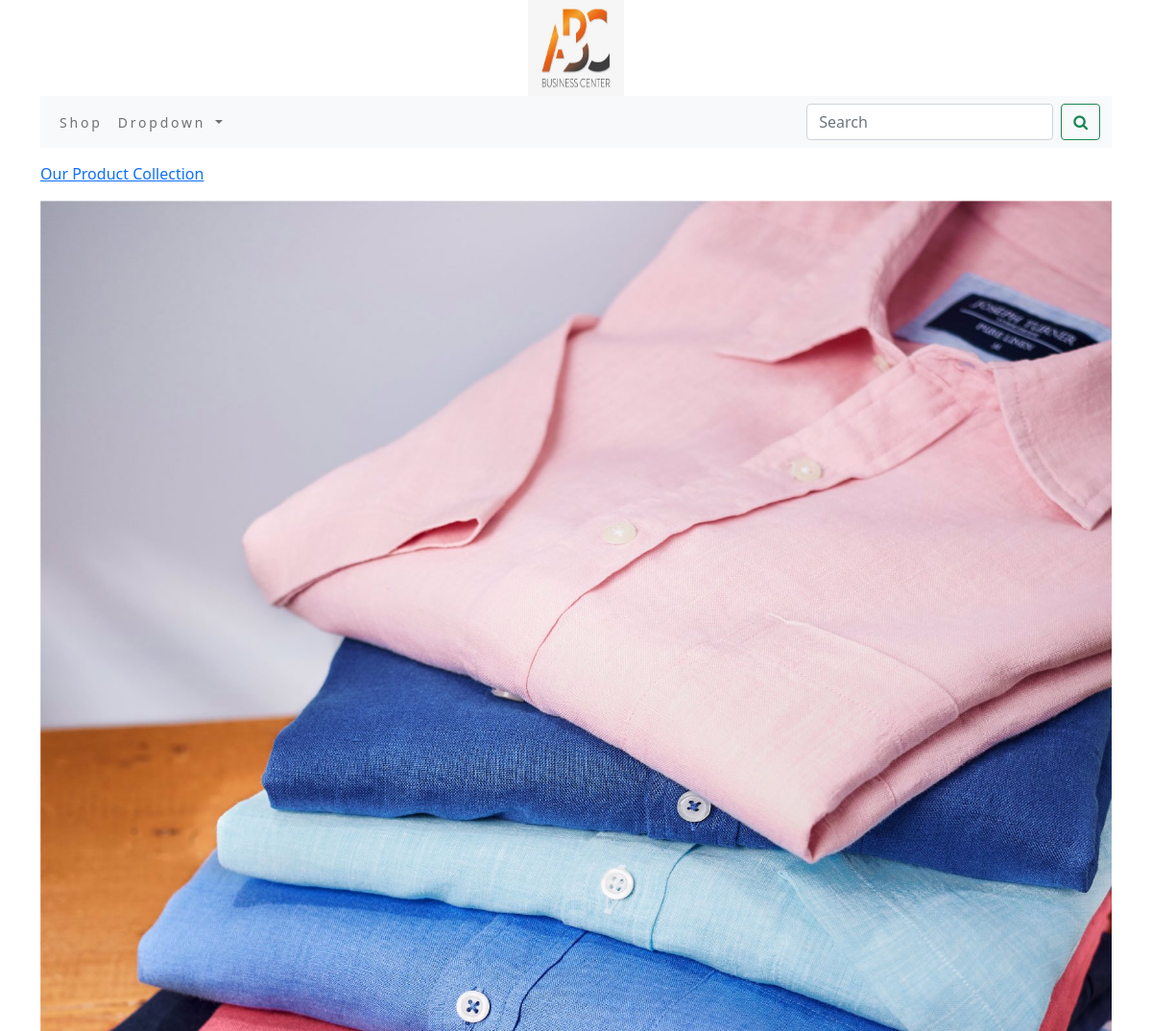
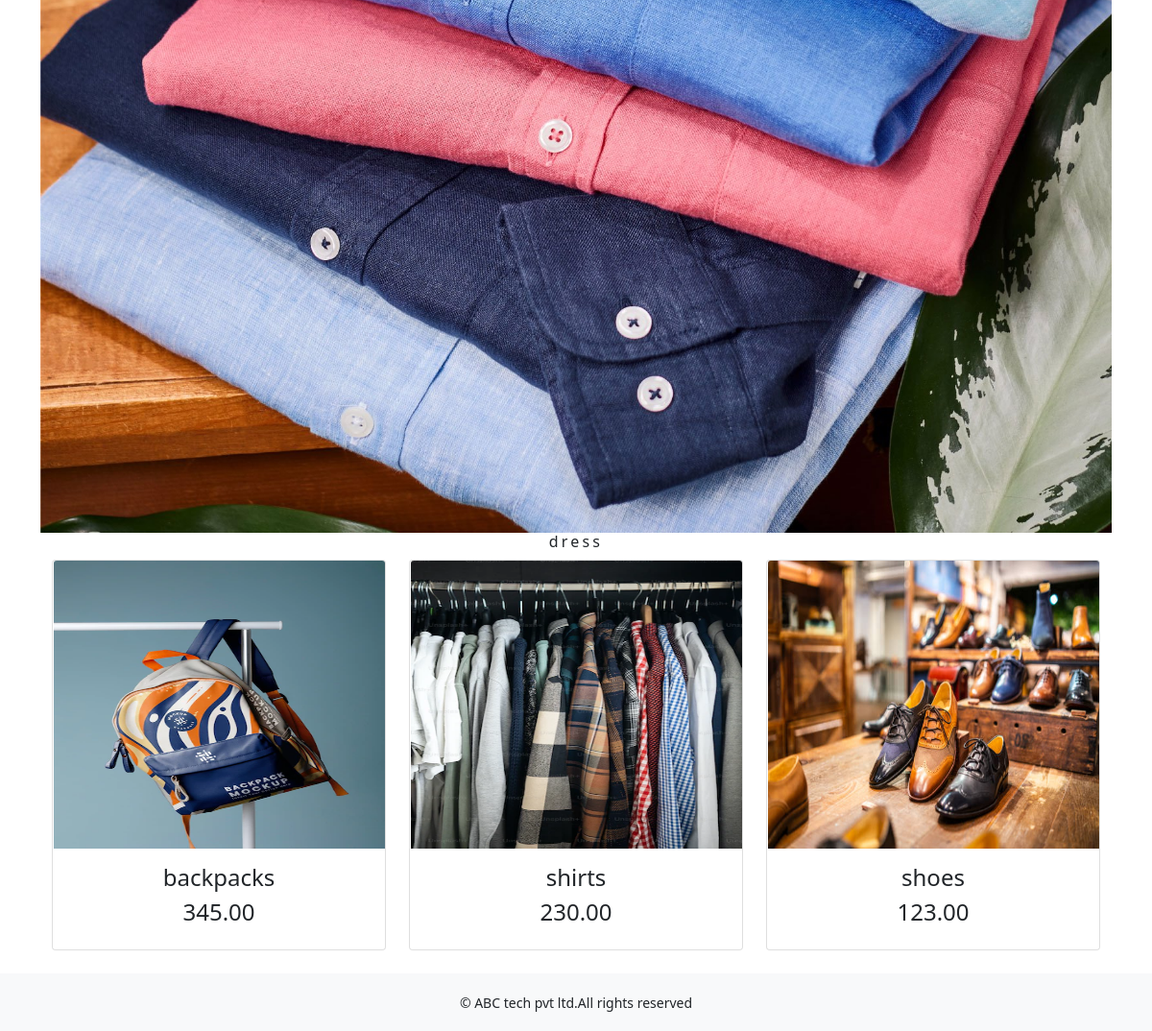
/shop/dress/, run on the app's committed database (2 pictures, top to bottom).
### shop/models.py (models this page shows, shortened)
class Category(models.Model):
    name=models.CharField(max_length=250,unique=True)
    slug=models.SlugField(max_length=250,unique=True)
    description=models.TextField(blank=True)
    image=models.ImageField(upload_to='category',blank=True)
    class Meta:
        ordering=('name',)
        verbose_name='category'
        verbose_name_plural='categories'

class Product(models.Model):
    name=models.CharField(max_length=250,unique=True)
    slug=models.SlugField(max_length=250,unique=True)
    description=models.TextField(blank=True)
    price=models.DecimalField(max_digits=10,decimal_places=2)
    category=models.ForeignKey(Category,on_delete=models.CASCADE)
    image=models.ImageField(upload_to='product',blank=True)
    stock=models.IntegerField()
    available=models.BooleanField(default=True)
    created=models.DateTimeField(auto_now_add=True)
    updated=models.DateTimeField(auto_now=True)
    def get_url(self):
        return reverse('shop:prodCatdetail',args=[self.category.slug,self.slug])
    class Meta:
        ordering=('name',)
        verbose_name='product'
        verbose_name_plural='products'

### shop/views.py (the view)
# urls.py: path('',views.allProdCat,name='allProdCat'),
def allProdCat(request,c_slug=None):
    c_page=None
    products_list=None
    if c_slug!=None:
        c_page=get_object_or_404(Category,slug=c_slug)
        products_list=Product.objects.all().filter(category=c_page,available=True)
    else:
        products_list=Product.objects.all().filter(available=True)
    paginator=Paginator(products_list,6)
    try:
        page=int(request.GET.get('page','1'))
    except:
        page=1
    try:
        products=paginator.page(page)
    except (EmptyPage,InvalidPage):
        products=paginator.page(paginator.num_pages)
    return render(request,"category.html",{'category':c_page,'products':products})

### cart/context_processors.py (called while the page is built)
def counter(request):
    item_count = 0
    if 'admin' in request.path:
        return {}
    else:
        try:
            cart=Cart.objects.filter(cart_id=_cart_id(request))
            cart_items=CartItem.objects.all().filter(cart=cart[:1])
            for cart_item in cart_items:
                item_count += cart_item.quantity
        except Cart.DoesNotExist:
            item_count = 0
    return dict(item_count=item_count)

### cart/views.py (called while the page is built)
def _cart_id(request):
    cart = request.session.session_key
    if not cart:
        cart = request.session.create()
    return cart

### shop/context_processors.py (called while the page is built)
def menu_links(request):
    links=Category.objects.all()
    return dict(links=links)

### templates/category.html (shortened to what this page needs)
{% extends 'base.html' %}
{% load static %}
{% block content %}
{% if category %}
    <div>
        <div class="row my_row_class">
            <div class="mx-auto">
            <p><a href="{% url 'shop:allProdCat' %}">Our Product Collection</a></p>
            </div>
        </div>
    </div>
    {% endif %}
<div class="mx_auto">
    {% if category %}
        <img class="my_image" src="{{category.image.url}}" alt="{{category.name}}">
</div>
<div>
    <h1 class="text-center my_title">{{category.name}}</h1>
</div>
    {% endif %}
<div class="container">
    <div class="row mx_auto">
        {% for product in products.object_list %}
        <div class="my_bottom_margin col-9 col-sm-12 col-md-4 col-lg-4">
            <div class="card text-center" style="min-width:18rem;">
                <a href="{{product.get_url}}"><img class="card-img-top my_image" src="{{product.image.url}}" alt="{{product.name}}" style="width:345px;height:300px;" ></a>
                <div class="card-body">
                    <h4>{{product.name}}</h4>
                    <h4>{{product.price}}</h4>
                </div>
            </div>
        </div>
        {% endfor %}
    </div>
    <br>
</div>
{% endblock %}

### static/css/custom.css (style rules this page uses)
body { font-family: 'Poppins', sans-serif; }
.my_row_class { padding-top : 15px; }
.my_image { width : 100%; height : auto; }
.my_title { font-size : 16px; text_transform : uppercase; letter-spacing : .2em; }
.my_bottom_margin { margin_bottom : 10px; }

### data on the page
Category: image (picture), name "dress"
Product: image (picture), name "backpacks", price "345.00"
Product: image (picture), name "shirts", price "230.00"
Product: image (picture), name "shoes", price "123.00"
